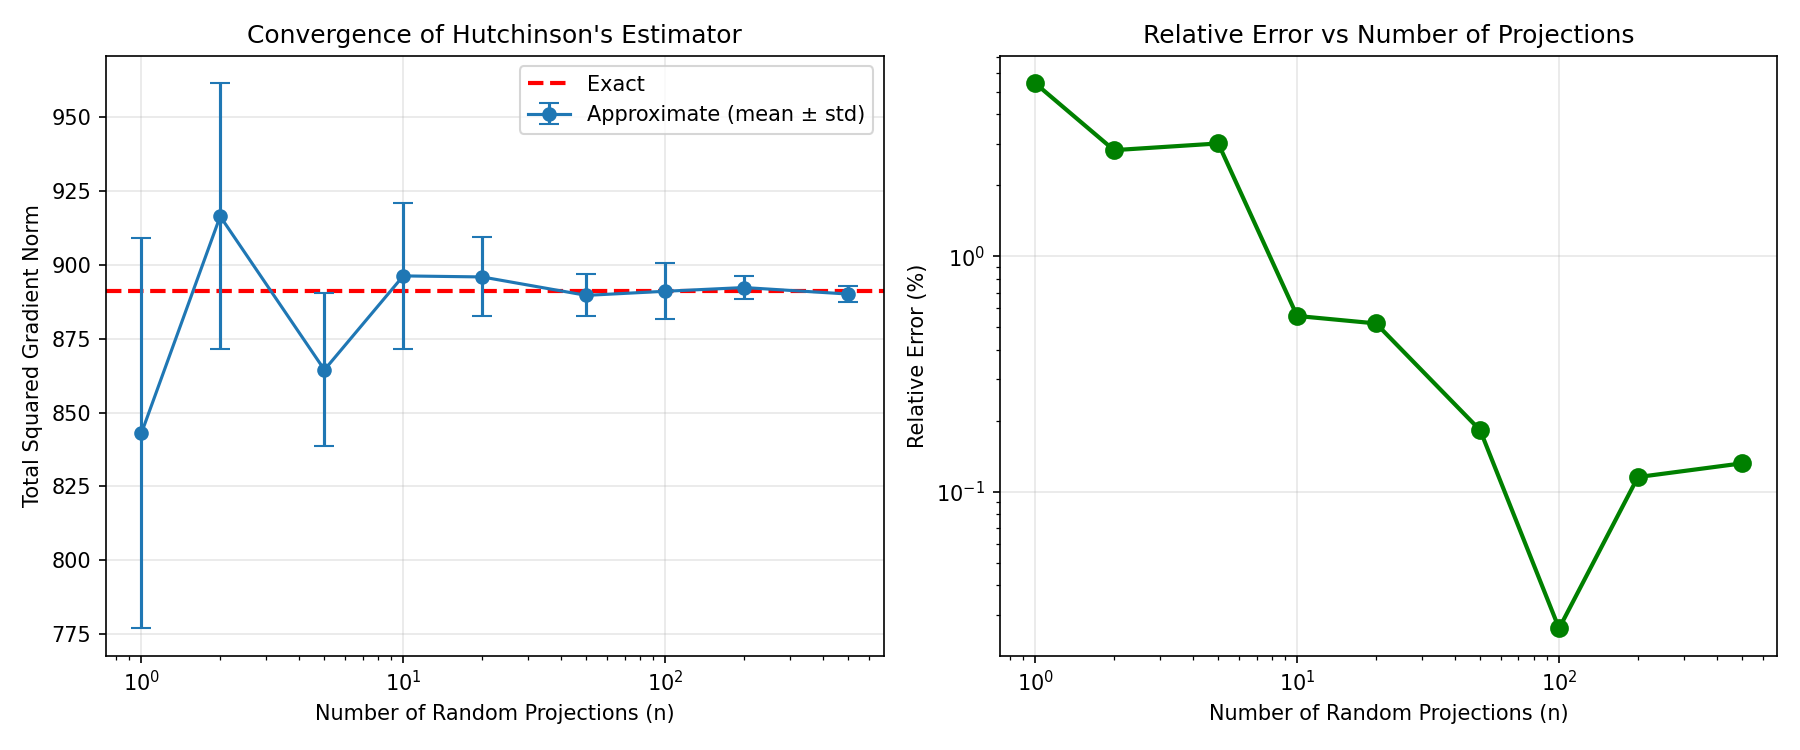

Write the Python code that produced this figure.
"""Demonstrate convergence of Hutchinson's trace estimator for gradient norms.

This script shows that the approximate computation of per-sample gradient norms
using random Rademacher projections converges to the exact computation (looping
over all output dimensions) as the number of projections increases.
"""

import matplotlib.pyplot as plt
import torch
import torch.nn as nn

from perspic.calculator.samplewise_opacus import SamplewiseCalculatorOpacus


class SimpleMLP(nn.Module):
    """A simple MLP for demonstration."""

    def __init__(self, input_dim: int = 32, hidden_dim: int = 64, output_dim: int = 10):
        super().__init__()
        self.net = nn.Sequential(
            nn.Linear(input_dim, hidden_dim),
            nn.ReLU(),
            nn.Linear(hidden_dim, hidden_dim),
            nn.ReLU(),
            nn.Linear(hidden_dim, output_dim),
        )

    def forward(self, x: torch.Tensor) -> torch.Tensor:
        return self.net(x)


def main():
    # Set random seed for reproducibility
    torch.manual_seed(42)

    # Setup
    device = torch.device("cuda" if torch.cuda.is_available() else "cpu")
    batch_size = 16
    input_dim = 32
    output_dim = 10

    # Create model and inputs
    model = SimpleMLP(input_dim=input_dim, output_dim=output_dim).to(device)
    model.eval()  # Set to eval mode for consistent behavior

    inputs = torch.randn(batch_size, input_dim, device=device)

    # Compute exact per-sample gradient norms (full loop over output dimensions)
    exact_norms = SamplewiseCalculatorOpacus._compute_per_sample_gradient_norm_network(
        model, inputs, reduce=False, approximate_with_n=None
    )
    exact_total = exact_norms.sum().item()

    print(f"Exact total squared gradient norm: {exact_total:.6f}")
    print()

    # Test different numbers of random projections
    n_values = [1, 2, 5, 10, 20, 50, 100, 200, 500]
    n_repeats = 10  # Average over multiple runs for stability

    approx_means = []
    approx_stds = []

    for n in n_values:
        results = []
        for _ in range(n_repeats):
            approx_norms = (
                SamplewiseCalculatorOpacus._compute_per_sample_gradient_norm_network(
                    model, inputs, reduce=False, approximate_with_n=n
                )
            )
            # Hutchinson gives unbiased estimate when averaged over n projections
            approx_total = approx_norms.sum().item() / n
            results.append(approx_total)

        mean_val = sum(results) / len(results)
        std_val = (sum((r - mean_val) ** 2 for r in results) / len(results)) ** 0.5

        approx_means.append(mean_val)
        approx_stds.append(std_val)

        rel_error = abs(mean_val - exact_total) / exact_total * 100
        print(
            f"n={n:4d}: approx={mean_val:.6f} ± {std_val:.6f}, "
            f"rel. error={rel_error:.2f}%"
        )

    # Create convergence plot
    fig, axes = plt.subplots(1, 2, figsize=(12, 5))

    # Plot 1: Approximate vs Exact values
    ax1 = axes[0]
    ax1.axhline(y=exact_total, color="r", linestyle="--", linewidth=2, label="Exact")
    ax1.errorbar(
        n_values,
        approx_means,
        yerr=approx_stds,
        fmt="o-",
        capsize=5,
        label="Approximate (mean ± std)",
    )
    ax1.set_xscale("log")
    ax1.set_xlabel("Number of Random Projections (n)")
    ax1.set_ylabel("Total Squared Gradient Norm")
    ax1.set_title("Convergence of Hutchinson's Estimator")
    ax1.legend()
    ax1.grid(True, alpha=0.3)

    # Plot 2: Relative error
    ax2 = axes[1]
    rel_errors = [abs(m - exact_total) / exact_total * 100 for m in approx_means]
    ax2.plot(n_values, rel_errors, "o-", color="green", linewidth=2, markersize=8)
    ax2.set_xscale("log")
    ax2.set_yscale("log")
    ax2.set_xlabel("Number of Random Projections (n)")
    ax2.set_ylabel("Relative Error (%)")
    ax2.set_title("Relative Error vs Number of Projections")
    ax2.grid(True, alpha=0.3)

    plt.tight_layout()
    plt.savefig("examples/hutchinson_convergence.png", dpi=150)
    plt.show()

    print()
    print("Plot saved to examples/hutchinson_convergence.png")


if __name__ == "__main__":
    main()
